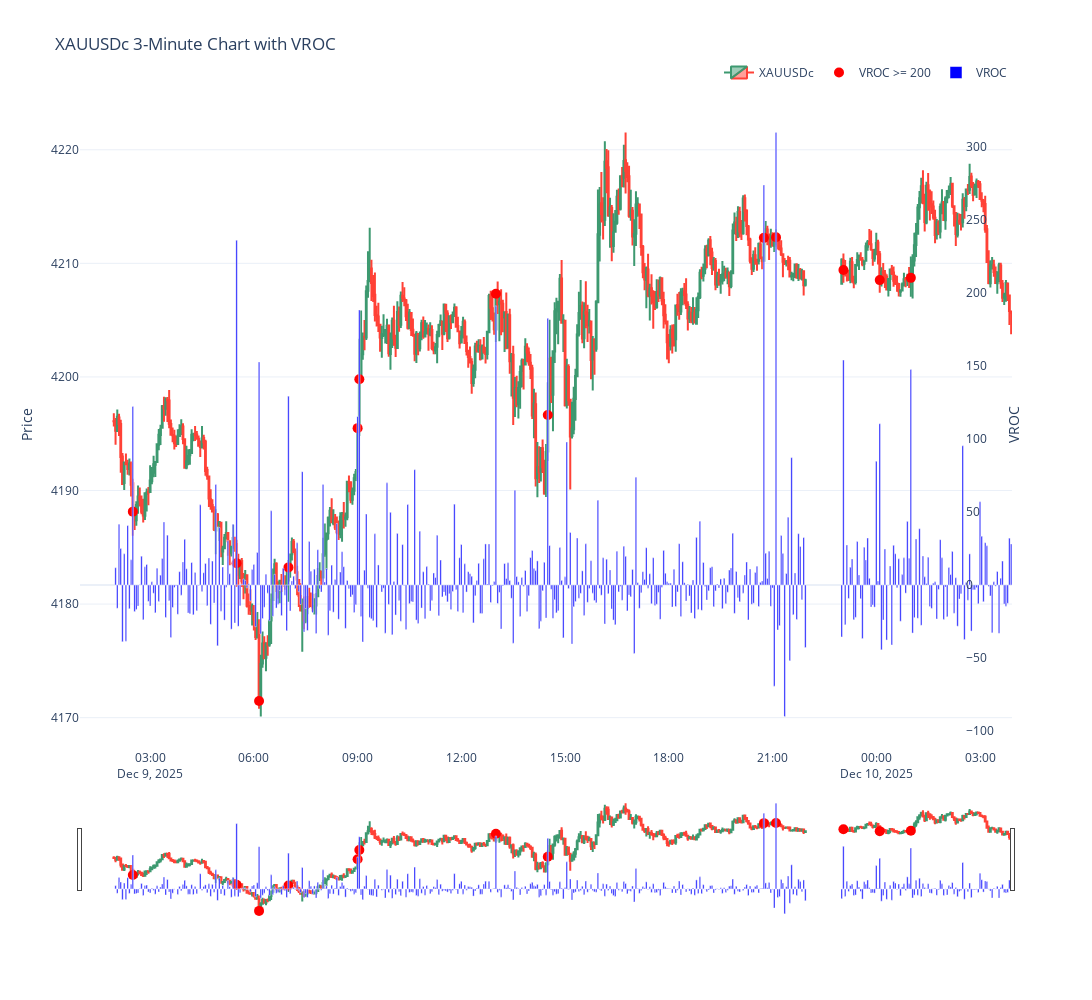

Notebook code for this chart:
### Code cell
import MetaTrader5 as mt5
import pandas as pd
import numpy as np
import plotly.graph_objects as go
from datetime import datetime, timedelta

# -------------------------
# 1. Initialize MT5
# -------------------------
if not mt5.initialize():
    print("MT5 initialization failed")
    mt5.shutdown()
    quit()

# -------------------------
# 2. Fetch 3-minute XAUUSDc data
# -------------------------
symbol = "XAUUSDc"
timeframe = mt5.TIMEFRAME_M3
bars = 500  # number of bars to fetch

utc_from = datetime.now() - timedelta(minutes=bars*3)
rates = mt5.copy_rates_from(symbol, timeframe, utc_from, bars)

# Shutdown MT5 connection
mt5.shutdown()

# -------------------------
# 3. Prepare DataFrame
# -------------------------
df = pd.DataFrame(rates)
df['time'] = pd.to_datetime(df['time'], unit='s')

# -------------------------
# 4. Calculate VROC
# -------------------------
vroc_period = 1
df['VROC'] = df['tick_volume'].pct_change(periods=vroc_period) * 100

# -------------------------
# 5. Identify high VROC bars
# -------------------------
vroc_threshold = 100
df['VROC_signal'] = df['VROC'] >= vroc_threshold

# -------------------------
# 6. Plotly chart
# -------------------------
fig = go.Figure()

# Candlestick
fig.add_trace(go.Candlestick(
    x=df['time'],
    open=df['open'],
    high=df['high'],
    low=df['low'],
    close=df['close'],
    name='XAUUSDc'
))

# Mark candlestick closes where VROC >= 100
fig.add_trace(go.Scatter(
    x=df.loc[df['VROC_signal'], 'time'],
    y=df.loc[df['VROC_signal'], 'close'],
    mode='markers',
    marker=dict(color='red', size=10, symbol='circle'),
    name='VROC >= 200'
))

# VROC in separate pane
fig.add_trace(go.Bar(
    x=df['time'],
    y=df['VROC'],
    name='VROC',
    marker_color='blue',
    yaxis='y2'
))

# Layout
fig.update_layout(
    template='plotly_white',
    width=1400,
    height=1000,
    title=f'XAUUSDc 3-Minute Chart with VROC',
    xaxis=dict(domain=[0, 1]),
    yaxis=dict(title='Price'),
    yaxis2=dict(title='VROC', overlaying='y', side='right', showgrid=False, position=0.95),
    legend=dict(orientation="h", yanchor="bottom", y=1.02, xanchor="right", x=1)
)

fig.show()

### Figure 1 — Plotly figure (JSON) as saved in the notebook; plotly's stock layout.template omitted (floating-point values rounded to 4 significant figures; data arrays with more than 128 entries replaced by an {"elided": "..."} marker saying what was removed)
{"data": [{"close": {"elided": "500 float values"}, "high": {"elided": "500 float values"}, "low": {"elided": "500 float values"}, "name": "XAUUSDc", "open": {"elided": "500 float values"}, "type": "candlestick", "x": {"elided": "500 str values"}}, {"marker": {"color": "red", "size": 10, "symbol": "circle"}, "mode": "markers", "name": "VROC >= 200", "type": "scatter", "x": ["2025-12-09T02:30:00.000000000", "2025-12-09T05:30:00.000000000", "2025-12-09T06:09:00.000000000", "2025-12-09T07:00:00.000000000", "2025-12-09T09:00:00.000000000", "2025-12-09T09:03:00.000000000", "2025-12-09T13:00:00.000000000", "2025-12-09T14:30:00.000000000", "2025-12-09T20:45:00.000000000", "2025-12-09T21:06:00.000000000", "2025-12-09T23:03:00.000000000", "2025-12-10T00:06:00.000000000", "2025-12-10T01:00:00.000000000"], "y": [4188.0, 4184.0, 4171.0, 4183.0, 4195.0, 4200.0, 4207.0, 4197.0, 4212.0, 4212.0, 4209.0, 4209.0, 4209.0]}, {"marker": {"color": "blue"}, "name": "VROC", "type": "bar", "x": {"elided": "500 str values"}, "y": {"elided": "500 float values"}, "yaxis": "y2"}], "layout": {"height": 1000, "legend": {"orientation": "h", "x": 1, "xanchor": "right", "y": 1.02, "yanchor": "bottom"}, "title": {"text": "XAUUSDc 3-Minute Chart with VROC"}, "width": 1400, "xaxis": {"domain": [0, 1]}, "yaxis": {"title": {"text": "Price"}}, "yaxis2": {"overlaying": "y", "position": 0.95, "showgrid": false, "side": "right", "title": {"text": "VROC"}}}}
